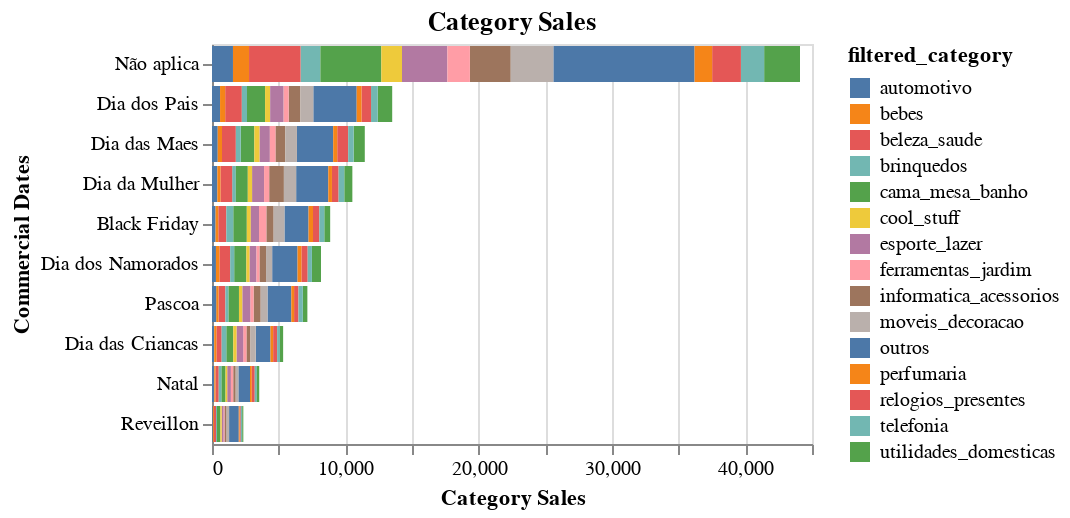

Notebook cell for this chart:
### Code cell
c = alt.Chart(customer_products).mark_bar().encode(
    alt.Y('commercial_date_names', title='Commercial Dates').sort('-x'),
    alt.X('count()', title='Category Sales'),
    alt.Color('filtered_category')
    ).properties(
        title='Category Sales'
    )

display(customer_products['commercial_date_names'].value_counts())
display(c)

### Figure 1 — Vega specification as saved in the notebook (floating-point values rounded to 4 significant figures; data arrays with more than 128 entries replaced by an {"elided": "..."} marker saying what was removed)
{"$schema": "https://vega.github.io/schema/vega/v5.json", "data": [{"name": "source_0"}, {"name": "data_0", "values": {"elided": "150 records"}}, {"name": "source_0_y_domain_commercial_date_names", "values": [{"commercial_date_names": "Dia das Maes", "sort_field": 11459}, {"commercial_date_names": "Não aplica", "sort_field": 44100}, {"commercial_date_names": "Dia da Mulher", "sort_field": 10527}, {"commercial_date_names": "Dia dos Pais", "sort_field": 13515}, {"commercial_date_names": "Black Friday", "sort_field": 8863}, {"commercial_date_names": "Reveillon", "sort_field": 2350}, {"commercial_date_names": "Pascoa", "sort_field": 7153}, {"commercial_date_names": "Dia dos Namorados", "sort_field": 8174}, {"commercial_date_names": "Dia das Criancas", "sort_field": 5335}, {"commercial_date_names": "Natal", "sort_field": 3542}]}, {"name": "data_0_color_domain_filtered_category", "values": [{"filtered_category": "outros"}, {"filtered_category": "utilidades_domesticas"}, {"filtered_category": "esporte_lazer"}, {"filtered_category": "informatica_acessorios"}, {"filtered_category": "brinquedos"}, {"filtered_category": "moveis_decoracao"}, {"filtered_category": "automotivo"}, {"filtered_category": "telefonia"}, {"filtered_category": "beleza_saude"}, {"filtered_category": "ferramentas_jardim"}, {"filtered_category": "cama_mesa_banho"}, {"filtered_category": "bebes"}, {"filtered_category": "relogios_presentes"}, {"filtered_category": "perfumaria"}, {"filtered_category": "cool_stuff"}]}], "signals": [{"name": "y_step", "value": 20}, {"name": "height", "update": "bandspace(domain('y').length, 0.1, 0.05) * y_step"}], "marks": [{"type": "rect", "name": "marks", "from": {"data": "data_0"}, "encode": {"update": {"y": {"field": "commercial_date_names", "scale": "y"}, "height": {"signal": "max(0.25, bandwidth('y'))"}, "fill": {"field": "filtered_category", "scale": "color"}, "x": {"field": "__count_end", "scale": "x"}, "x2": {"field": "__count_start", "scale": "x"}}}, "style": ["bar"]}], "scales": [{"name": "x", "type": "linear", "domain": {"data": "data_0", "fields": ["__count_start", "__count_end"]}, "range": [0, {"signal": "width"}], "zero": true, "nice": true}, {"name": "y", "type": "band", "domain": {"data": "source_0_y_domain_commercial_date_names", "field": "commercial_date_names", "sort": {"op": "max", "field": "sort_field", "order": "descending"}}, "range": {"step": {"signal": "y_step"}}, "paddingInner": 0.1, "paddingOuter": 0.05}, {"name": "color", "type": "ordinal", "domain": {"data": "data_0_color_domain_filtered_category", "field": "filtered_category", "sort": true}, "range": "category"}], "axes": [{"scale": "x", "gridScale": "y", "zindex": 0, "labels": false, "ticks": false, "maxExtent": 0, "domain": false, "aria": false, "grid": true, "minExtent": 0, "tickCount": {"signal": "ceil(width/40)"}, "orient": "bottom"}, {"scale": "x", "tickCount": {"signal": "ceil(width/40)"}, "grid": false, "title": "Category Sales", "labelOverlap": true, "zindex": 0, "labelFlush": true, "orient": "bottom"}, {"scale": "y", "title": "Commercial Dates", "zindex": 0, "orient": "left", "grid": false}], "title": {"text": "Category Sales", "frame": "group"}, "width": 300, "padding": 5, "style": "cell", "legends": [{"fill": "color", "symbolType": "square", "title": "filtered_category"}], "background": "white"}
